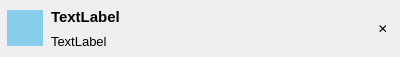
<?xml version="1.0" encoding="UTF-8"?>
<ui version="4.0">
 <class>ProjectWidget</class>
 <widget class="QWidget" name="ProjectWidget">
  <property name="geometry">
   <rect>
    <x>0</x>
    <y>0</y>
    <width>400</width>
    <height>57</height>
   </rect>
  </property>
  <property name="sizePolicy">
   <sizepolicy hsizetype="Preferred" vsizetype="Fixed">
    <horstretch>0</horstretch>
    <verstretch>0</verstretch>
   </sizepolicy>
  </property>
  <property name="windowTitle">
   <string>Form</string>
  </property>
  <layout class="QHBoxLayout" name="horizontalLayout_2">
   <property name="spacing">
    <number>6</number>
   </property>
   <property name="leftMargin">
    <number>0</number>
   </property>
   <property name="topMargin">
    <number>0</number>
   </property>
   <property name="rightMargin">
    <number>0</number>
   </property>
   <property name="bottomMargin">
    <number>0</number>
   </property>
   <item>
    <widget class="QWidget" name="widget_3" native="true">
     <layout class="QHBoxLayout" name="horizontalLayout_3">
      <property name="spacing">
       <number>6</number>
      </property>
      <property name="leftMargin">
       <number>5</number>
      </property>
      <property name="topMargin">
       <number>5</number>
      </property>
      <property name="rightMargin">
       <number>5</number>
      </property>
      <property name="bottomMargin">
       <number>5</number>
      </property>
      <item>
       <widget class="QLabel" name="tag">
        <property name="sizePolicy">
         <sizepolicy hsizetype="Preferred" vsizetype="Preferred">
          <horstretch>0</horstretch>
          <verstretch>0</verstretch>
         </sizepolicy>
        </property>
        <property name="minimumSize">
         <size>
          <width>40</width>
          <height>40</height>
         </size>
        </property>
        <property name="maximumSize">
         <size>
          <width>40</width>
          <height>40</height>
         </size>
        </property>
        <property name="styleSheet">
         <string notr="true">background-color:skyblue; margin:2</string>
        </property>
        <property name="text">
         <string/>
        </property>
       </widget>
      </item>
      <item>
       <widget class="QWidget" name="widget" native="true">
        <layout class="QVBoxLayout" name="verticalLayout">
         <property name="spacing">
          <number>5</number>
         </property>
         <property name="leftMargin">
          <number>0</number>
         </property>
         <property name="topMargin">
          <number>0</number>
         </property>
         <property name="rightMargin">
          <number>0</number>
         </property>
         <property name="bottomMargin">
          <number>0</number>
         </property>
         <item>
          <widget class="QWidget" name="widget_2" native="true">
           <property name="sizePolicy">
            <sizepolicy hsizetype="Preferred" vsizetype="Fixed">
             <horstretch>0</horstretch>
             <verstretch>0</verstretch>
            </sizepolicy>
           </property>
           <layout class="QHBoxLayout" name="horizontalLayout">
            <property name="spacing">
             <number>16</number>
            </property>
            <property name="leftMargin">
             <number>0</number>
            </property>
            <property name="topMargin">
             <number>0</number>
            </property>
            <property name="rightMargin">
             <number>9</number>
            </property>
            <property name="bottomMargin">
             <number>0</number>
            </property>
            <item>
             <widget class="QLabel" name="name">
              <property name="font">
               <font>
                <pointsize>11</pointsize>
                <bold>true</bold>
               </font>
              </property>
              <property name="text">
               <string>TextLabel</string>
              </property>
              <property name="alignment">
               <set>Qt::AlignLeading|Qt::AlignLeft|Qt::AlignTop</set>
              </property>
             </widget>
            </item>
            <item>
             <widget class="QLabel" name="status">
              <property name="sizePolicy">
               <sizepolicy hsizetype="Expanding" vsizetype="Preferred">
                <horstretch>0</horstretch>
                <verstretch>0</verstretch>
               </sizepolicy>
              </property>
              <property name="styleSheet">
               <string notr="true">QLabel::enabled
{
    color:	grey;
}</string>
              </property>
              <property name="text">
               <string/>
              </property>
              <property name="alignment">
               <set>Qt::AlignLeading|Qt::AlignLeft|Qt::AlignTop</set>
              </property>
             </widget>
            </item>
           </layout>
          </widget>
         </item>
         <item>
          <widget class="QLabel" name="path">
           <property name="sizePolicy">
            <sizepolicy hsizetype="Preferred" vsizetype="Fixed">
             <horstretch>0</horstretch>
             <verstretch>0</verstretch>
            </sizepolicy>
           </property>
           <property name="font">
            <font>
             <pointsize>10</pointsize>
             <italic>false</italic>
            </font>
           </property>
           <property name="styleSheet">
            <string notr="true">QLabel::enabled
{
    color:	boldgrey;
}
</string>
           </property>
           <property name="text">
            <string>TextLabel</string>
           </property>
           <property name="alignment">
            <set>Qt::AlignLeading|Qt::AlignLeft|Qt::AlignTop</set>
           </property>
          </widget>
         </item>
        </layout>
       </widget>
      </item>
      <item>
       <widget class="QPushButton" name="remove">
        <property name="sizePolicy">
         <sizepolicy hsizetype="Fixed" vsizetype="Fixed">
          <horstretch>0</horstretch>
          <verstretch>0</verstretch>
         </sizepolicy>
        </property>
        <property name="minimumSize">
         <size>
          <width>24</width>
          <height>24</height>
         </size>
        </property>
        <property name="maximumSize">
         <size>
          <width>24</width>
          <height>24</height>
         </size>
        </property>
        <property name="styleSheet">
         <string notr="true">QPushButton
{
	border: none;
	border-width: 0;
}
QPushButton:hover
{
	background-color: rgba(0, 0, 0, 60);
}</string>
        </property>
        <property name="text">
         <string>✕</string>
        </property>
       </widget>
      </item>
     </layout>
    </widget>
   </item>
  </layout>
 </widget>
 <resources/>
 <connections/>
</ui>
